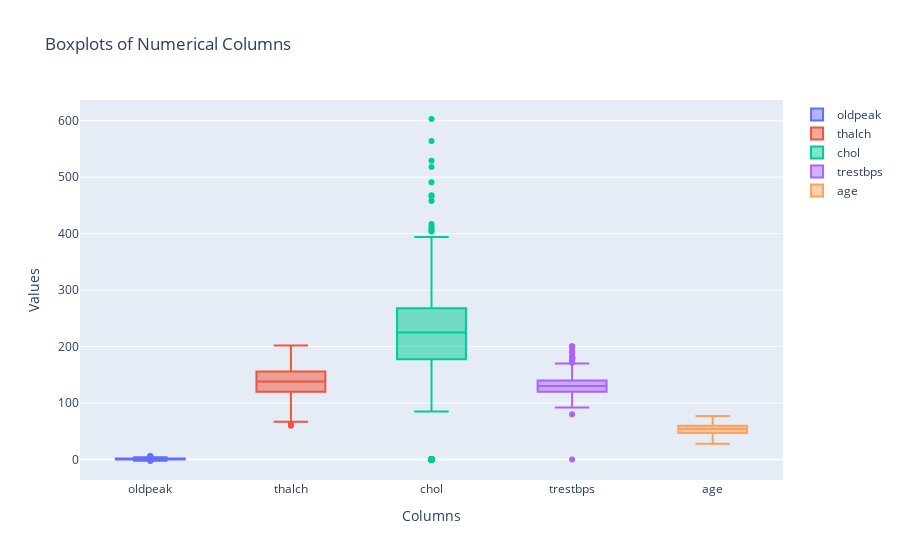

The notebook cell saved with this chart:
### Code cell
# create boxplots using plotly 
import plotly.graph_objs as go
fig = go.Figure()

for i, col in enumerate(num_cols):
    fig.add_trace(go.Box(y=df[col], name=col))

fig.update_layout(title='Boxplots of Numerical Columns',    
                  xaxis_title='Columns',
                  yaxis_title='Values')

fig.show()

### Figure 1 — Plotly figure (JSON) as saved in the notebook; plotly's stock layout.template omitted (floating-point values rounded to 4 significant figures; data arrays with more than 128 entries replaced by an {"elided": "..."} marker saying what was removed)
{"data": [{"name": "oldpeak", "type": "box", "y": {"elided": "920 float values"}}, {"name": "thalch", "type": "box", "y": {"elided": "920 float values"}}, {"name": "chol", "type": "box", "y": {"elided": "920 float values"}}, {"name": "trestbps", "type": "box", "y": {"elided": "920 float values"}}, {"name": "age", "type": "box", "y": {"elided": "920 int values"}}], "layout": {"title": {"text": "Boxplots of Numerical Columns"}, "xaxis": {"title": {"text": "Columns"}}, "yaxis": {"title": {"text": "Values"}}}}
